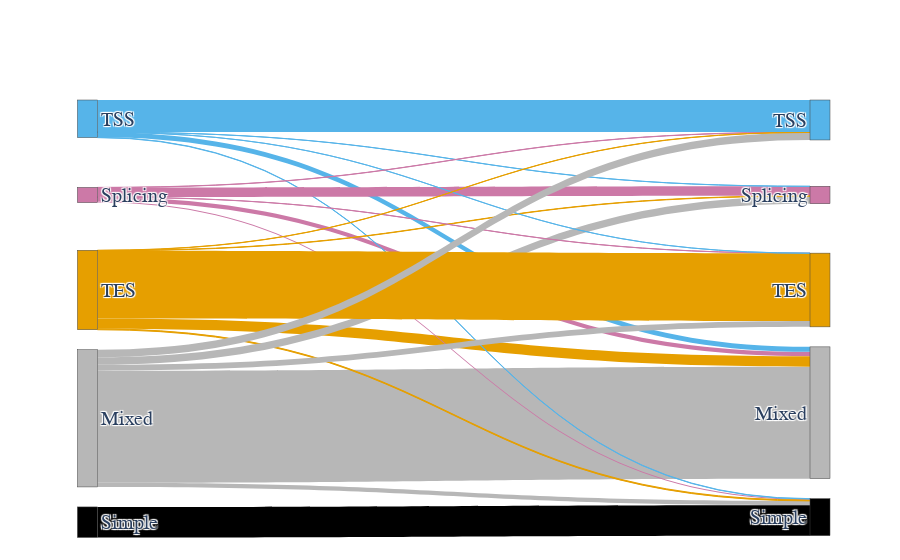

Notebook code cell kept with this figure:
### Code cell
ofile = 'figures/obs_det_obs_major_sankey.pdf'
fig = plot_sankey(df,
                  source='sector_obs_det',
                  sink='sector_obs_major',
                  counts='gid',
                  color='sector',
                  title='')
h = 700
w = 1.8792590838529746*h
pio.write_image(fig, ofile, width=w, height=h)

### Figure 1 — Plotly figure (JSON) as saved in the notebook; plotly's stock layout.template omitted (floating-point values rounded to 4 significant figures)
{"data": [{"arrangement": "snap", "link": {"color": ["#b7b7b7", "#CC79A7", "#E69F00", "#56B4E9", "#b7b7b7", "#000000", "#CC79A7", "#E69F00", "#56B4E9", "#b7b7b7", "#CC79A7", "#E69F00", "#56B4E9", "#b7b7b7", "#CC79A7", "#E69F00", "#56B4E9", "#b7b7b7", "#CC79A7", "#E69F00", "#56B4E9"], "source": [3, 1, 2, 0, 3, 4, 1, 2, 0, 3, 1, 2, 0, 3, 1, 2, 0, 3, 1, 2, 0], "target": [8, 8, 8, 8, 9, 9, 9, 9, 9, 6, 6, 6, 6, 7, 7, 7, 7, 5, 5, 5, 5], "value": [6543, 255, 608, 292, 247, 1783, 61, 50, 21, 440, 555, 21, 6, 346, 6, 3949, 5, 438, 11, 13, 1873]}, "node": {"color": ["#56B4E9", "#CC79A7", "#E69F00", "#b7b7b7", "#000000", "#56B4E9", "#CC79A7", "#E69F00", "#b7b7b7", "#000000"], "label": ["TSS", "Splicing", "TES", "Mixed", "Simple", "TSS", "Splicing", "TES", "Mixed", "Simple"], "x": [0.01, 0.01, 0.01, 0.01, 0.01, 1, 1, 1, 1, 1], "y": [0.01, 0.25, 0.5, 0.75, 1, 0.01, 0.25, 0.5, 0.75, 1]}, "textfont": {"family": "Arial", "size": 20}, "type": "sankey"}], "layout": {"autosize": true, "font": {"family": "Times New Roman"}, "title": {"text": ""}}}
